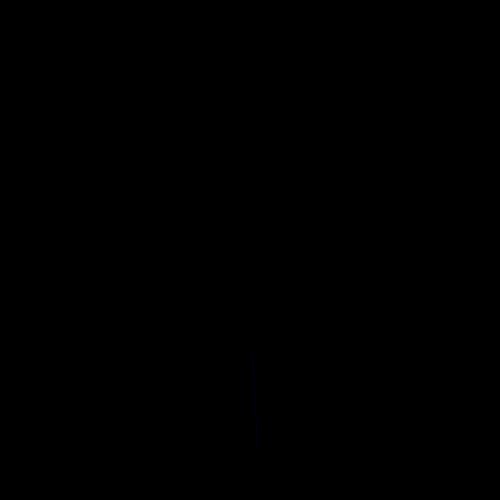
Frame 1 (no input)
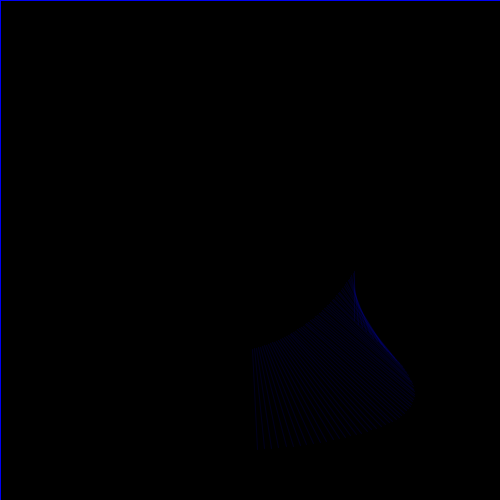
Frame 60 (the mouse pressed at the canvas centre just before this capture)
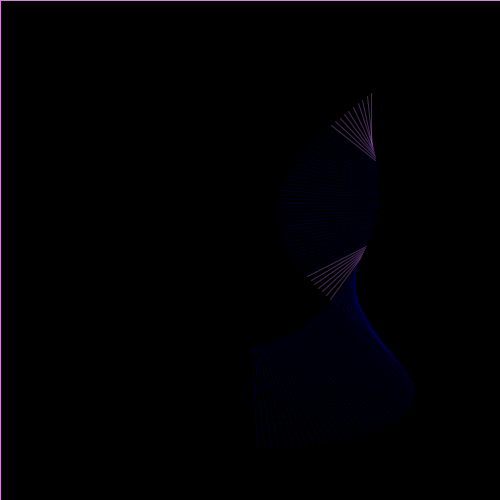
Frame 120 (the mouse held since frame 60 and released just before this capture)

The Processing sketch that drew these frames (run headless with seeded random() and noise(); from frame 60 on, the mouse is pressed at the canvas centre):

// Processing sketch: processing_152499
// ── processing_152499.pde

/*
 * Creative Coding
 * Week 3, 04 - spinning top: curved motion with sin() and cos()
 * by Indae Hwang and Jon McCormack
 * tweaked by Neroli Wesley
 * Copyright (c) 2014 Monash University
 *
 * This sketch is the first cut at translating the motion of a spinning top
 * to trace a drawing path. This sketch traces a path using sin() and cos()
 *
 * 
 */

float x, y;      // current drawing position
float dx, dy;    // change in position at each frame
float radius1;       // radius for the moving hand

void setup() {
  size(500, 500);

  // initial position in the centre of the screen
  x = width/2;
  y = height/2;

  // dx and dy are the small change in position each frame
  dx = random(-1, 1);
  dy = random(-1, 1);
  background(0);      // black
}


void draw() {
  // blend the old frames into the background so they fade away
  //blendMode(BLEND); // blend doesn't work in javascript so I've removed it
  fill(0, 1); // a very transparent black
  rect(0, 0, width, height); // draw a transparent black rectangle over the whole sketch to fade it out over time
  
  // calculate new positions of our (now green) invisible point
  x += dx;
  y += dy;
  // draw blobs in green so we can see where it is
  fill(#DEA636);
  //ellipse(x,y,15,15); // the top moves in a linear fashion
  fill(#B76614);
  float cometSize = random(10)+30;
  //ellipse(x,y,cometSize,cometSize); // the top moves in a linear fashion
  //line (x,y,(QUARTER_PI*y),random(QUARTER_PI*x));
  
  // when the green blob gets too close to the edge bounce it off in another direction
  float max = 2;
  float min = 0.5;
  //When the shape hits the edge of the window, it reverses its direction and changes velocity
  if (x > width-100 || x < 100) {
    dx = dx > 0 ? -random(min, max) : random(min, max);
  }
  if (y > height-100 || y < 100) {
    dy = dy > 0 ? -random(min, max) : random(min, max);
  }
  
  // create point 1 to rotate around the (now green) invisible point at a distance of 100 
  // radius1 is an ever increasing number based on frame count 
  // so that gives you smooth increase of angle 
  // spinning around the (now green) invisible point 
  // with point1X,by in red you can see it is always 100 from the (now green) invisible 'top'
  
  radius1 = radians(frameCount); // frameCount is an ever increasing number
  //println(radius1);
  float point1X = x + 100 * sin(radius1);
  float point1Y = y + 100 * cos(radius1);
  // put a red blob there so we can see it
  fill(255,0,0);
  //ellipse(point1X,point1Y,2,2);
  // println(point1X/100); // just to see what it is

  //fill(180); // don't know what this does so I took it out
  
  // create point 2 to rotate around the red point 1 at a gradually varying but constrained distance
  // radius1 is an ever increasing number based on frame count 
  // radius2 is based on radius1 so they are related (?)
  // so that gives you smooth increase of angle 
  // spinning around point 1

  //float radius2 = 100 * sin(radius1*0.1);
  float radius2 = 100 * cos(radius1*0.1);
  float point2X = point1X + radius2 * sin(radius1*3); // 3 times the speed?
  float point2Y = point1Y + radius2 * cos(radius1*1);
  
  // connect point 1 and point 2 together with a blue, transparent line
  stroke(0,0,255, 30); // without this stroke you can't see the blobs - it lightens them I think
  line(point1X, point1Y, point2X, point2Y);
  
  
  // make another line depending on distance between the points
  float radius3 = 100 * sin(radius1*0.2);
  //float radius3 = 100 * cos(radius1*0.1);
  float point3X = point1X + radius3 * sin(radius1*3); // 3 times the speed?
  float point3Y = point1Y + radius3 * cos(radius1*4);
  
  float dist2to3 = dist(point2X,point2Y,point3X,point3Y);
  if (dist2to3 < 50) {
  // connect point 1 and point 2 together with a white, transparent line
  stroke(#E088D7, 80); // without this stroke you can't see the blobs - it lightens them I think
  line(point1X, point1Y, point2X, point2Y);
  // make the blobs blue so we can see it
  //fill(0,0,255);
  //ellipse(point2X, point2Y, 2, 2);
  }

}
